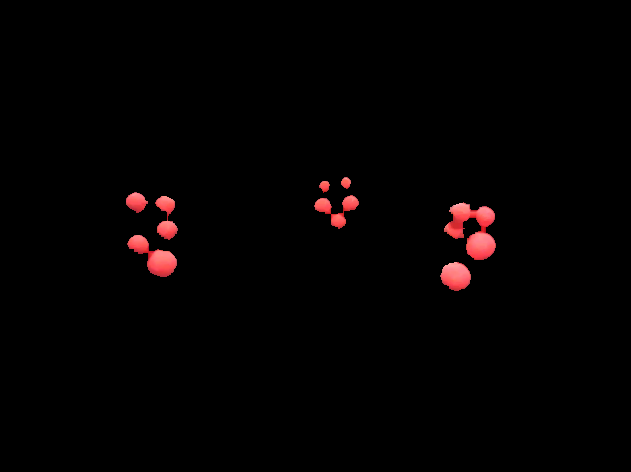
#> input picture test1_segmented_images_left/rectified_left_20.png, 631 x 472 px, found by its file name
$ python keyfeatures.py
#> lines starting #> are read from the running program, lines starting #| are printed output that depends on the picture; after the words box and inside, x2 and y2 are one past the last pixel; in counts of white or black regions, pixels touching at a corner belong together
import numpy as np
import cv2
from matplotlib import pyplot as plt

img1 = cv2.imread('C:/Users/Jared/Documents/python_scripts/test1_segmented_images_left/rectified_left_20.png')
#> img1 is the input picture: shape (472, 631, 3); mean B, G, R 1.6, 1.5, 4
img2 = cv2.imread('C:/Users/Jared/Documents/python_scripts/test1_segmented_images_right/rectified_right_20.png')
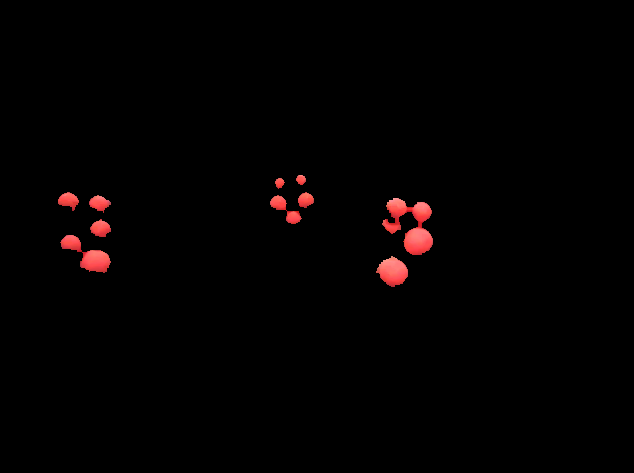
#> input picture test1_segmented_images_right/rectified_right_20.png, 634 x 473 px, found by its file name
#> img2 is the input picture: shape (473, 634, 3); mean B, G, R 1.2, 1.2, 3.5
gray1 = cv2.cvtColor(img1, cv2.COLOR_BGR2GRAY)
gray2 = cv2.cvtColor(img2, cv2.COLOR_BGR2GRAY)
cv2.imshow('gray_left', img1)
cv2.imshow('gray_right', img2)
corners1 = cv2.goodFeaturesToTrack(gray1, 15, 0.07, 40)
#> corners1 = [[468, 205], [167, 219], [331, 214], [449, 263], [133, 249], [135, 192], [173, 271], [495, 246]]
corners2 = cv2.goodFeaturesToTrack(gray2, 15, 0.07, 40)
#> corners2 = [[391, 256], [389, 200], [100, 219], [285, 209], [89, 271], [422, 227], [59, 203]]
corners1 = np.int0(corners1)
print('corners1 = ', corners1)
#| corners1 =  [[[468 205]]
#|  [[167 219]]
#|  [[331 214]]
#|  [[449 263]]
#|  [[133 249]]
#|  [[135 192]]
#|  [[173 271]]
#|  [[495 246]]]
corners2 = np.int0(corners2)
print('corners2 = ', corners2)
#| corners2 =  [[[391 256]]
#|  [[389 200]]
#|  [[100 219]]
#|  [[285 209]]
#|  [[ 89 271]]
#|  [[422 227]]
#|  [[ 59 203]]]

for i in corners1:
    # print('i= ', i)
    x, y = i.ravel()
    cv2.circle(img1, (x, y), 3, 255, -1)
#> this loop made 8 passes
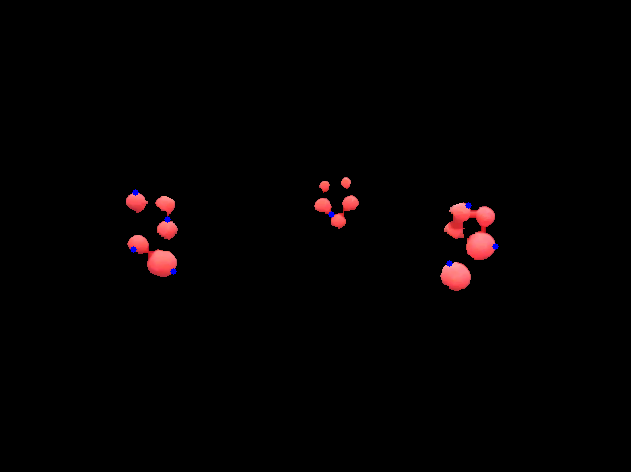
#> img1: shape (472, 631, 3); 0.08% of pixels changed, all inside (x1, y1, x2, y2) = (130, 189, 499, 275)

for j in corners2:
    x2, y2 = j.ravel()
    cv2.circle(img2, (x2, y2), 3, 255, -1)
#> this loop made 7 passes
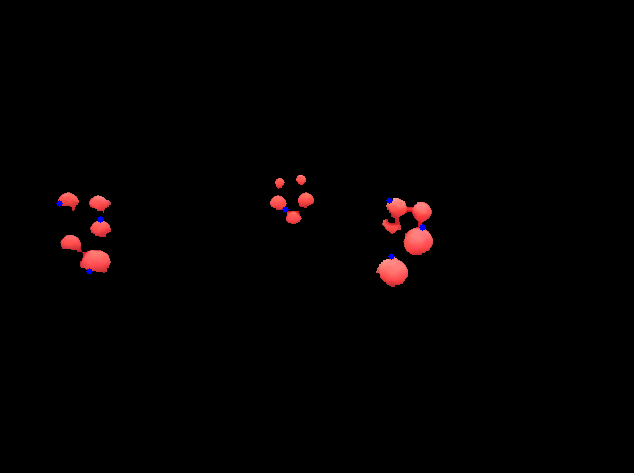
#> img2: shape (473, 634, 3); 0.07% of pixels changed, all inside (x1, y1, x2, y2) = (56, 197, 426, 275)

# plt.imshow(img1)
f, (ax1, ax2) = plt.subplots(1, 2, sharey=False)
ax1.imshow(img2)
ax2.imshow(img1)
plt.show()
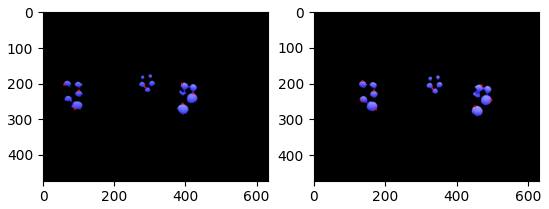
#> figure drawn by matplotlib, 2 panels; B, G, R data is drawn as R, G, B
